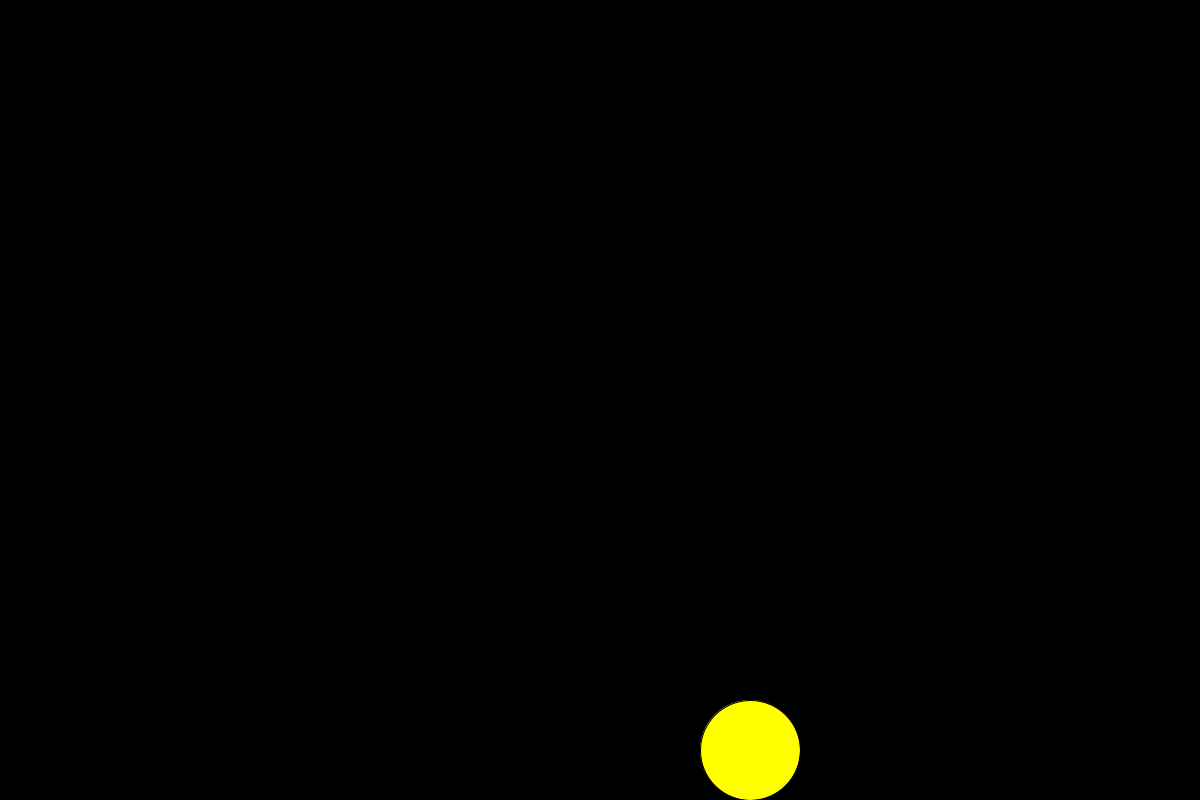
Frame 1 (no input)
Frame 60 (the mouse pressed at the canvas centre just before this capture): identical to frame 1, image omitted
Frame 120 (the mouse held since frame 60 and released just before this capture): identical to frame 1, image omitted

The Processing sketch that drew this single still picture (run headless with seeded random() and noise(); from frame 60 on, the mouse is pressed at the canvas centre):

// Processing sketch: cannonball_gravity
// ── cannonball_gravity.pde


void setup()
{
  
  size(1200, 800);
}
PVector ballPos = new PVector (750,750);
PVector fireVel = new PVector (0,0);
float  GRAVITY = 9.8f;
float count = 1.0f;
boolean spacePress = false;
void draw()
{
  background(0);
  fill(255,255,0);
  ellipse(ballPos.x,ballPos.y, 100, 100);

  if(spacePress)
  {
    fireVel.y += GRAVITY * 0.5;
  }
  else
  {
    spacePress = false;
      fireVel.y = 0.0f;
  }
  if(ballPos.y <= 750)
  {
    ballPos.y += fireVel.y;
  
    if(fireVel.y > 40 && ballPos.y > 710)
    {
      fireVel.y = -49.0f * count;
      count -= 0.02f;
    }
  }
  
}

void keyPressed()
{
  if (key == ' ')
  {
    spacePress = true;
    fireVel.y = -49.0f;
  }
}
